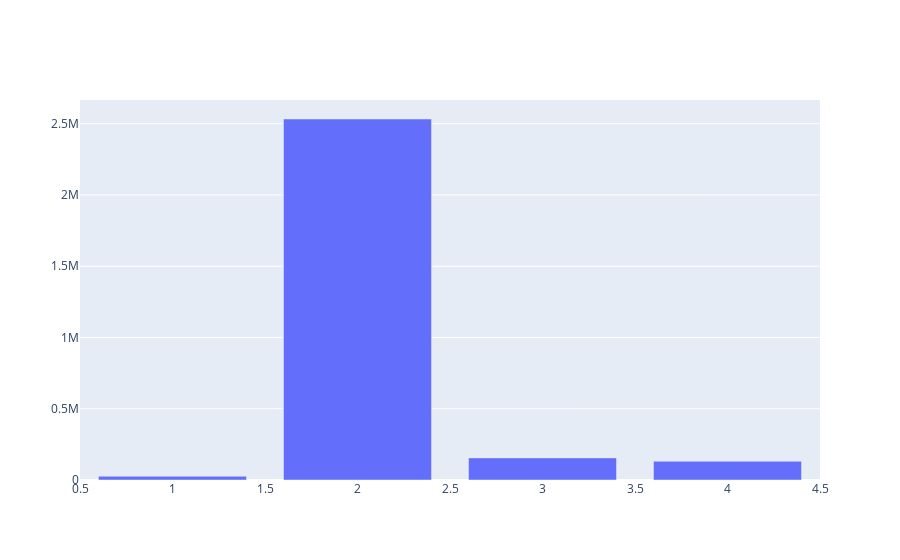

Notebook source saved alongside this figure:
### Code cell
fig = go.Figure([go.Bar(x=df_targets.index, y=df_targets['Severity'])])
fig.update_traces(textfont_size=12, textangle=0, textposition="outside", cliponaxis=False)
fig.show()

### Figure 1 — Plotly figure (JSON) as saved in the notebook; plotly's stock layout.template omitted (floating-point values rounded to 4 significant figures)
{"data": [{"cliponaxis": false, "textangle": 0, "textfont": {"size": 12}, "textposition": "outside", "type": "bar", "x": [1, 2, 3, 4], "y": [26053, 2532991, 155105, 131193]}], "layout": {}}
